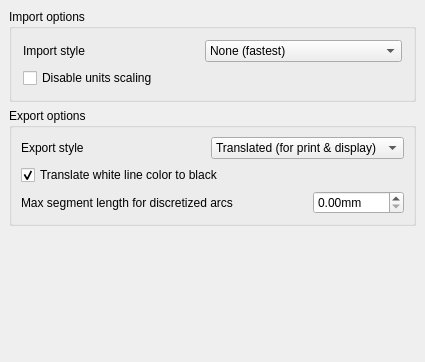
<?xml version="1.0" encoding="UTF-8"?>
<ui version="4.0">
 <class>Gui::Dialog::DlgSettingsDraft</class>
 <widget class="QWidget" name="Gui::Dialog::DlgSettingsDraft">
  <property name="geometry">
   <rect>
    <x>0</x>
    <y>0</y>
    <width>425</width>
    <height>362</height>
   </rect>
  </property>
  <property name="windowTitle">
   <string>SVG</string>
  </property>
  <layout class="QVBoxLayout">
   <property name="spacing">
    <number>6</number>
   </property>
   <property name="margin">
    <number>9</number>
   </property>
   <item>
    <widget class="QGroupBox" name="groupBox">
     <property name="title">
      <string>Import options</string>
     </property>
     <layout class="QVBoxLayout" name="verticalLayout">
      <item>
       <layout class="QHBoxLayout" name="_4">
        <property name="spacing">
         <number>6</number>
        </property>
        <property name="margin">
         <number>0</number>
        </property>
        <item>
         <widget class="QLabel" name="textLabel1_5">
          <property name="text">
           <string>Import style</string>
          </property>
         </widget>
        </item>
        <item>
         <widget class="Gui::PrefComboBox" name="gui::prefcombobox_3">
          <property name="toolTip">
           <string>This is the method chosen for importing SVG object color into FreeCAD.</string>
          </property>
          <property name="currentIndex">
           <number>0</number>
          </property>
          <property name="prefEntry" stdset="0">
           <cstring>svgstyle</cstring>
          </property>
          <property name="prefPath" stdset="0">
           <cstring>Mod/Draft</cstring>
          </property>
          <item>
           <property name="text">
            <string>None (fastest)</string>
           </property>
          </item>
          <item>
           <property name="text">
            <string>Use default color and linewidth</string>
           </property>
          </item>
          <item>
           <property name="text">
            <string>Original color and linewidth</string>
           </property>
          </item>
         </widget>
        </item>
       </layout>
      </item>
      <item>
       <layout class="QHBoxLayout" name="horizontalLayout">
        <item>
         <widget class="Gui::PrefCheckBox" name="checkBox">
          <property name="toolTip">
           <string>If this is checked, no units conversion will occur. One unit in the SVG file will translate as one millimeter.</string>
          </property>
          <property name="text">
           <string>Disable units scaling</string>
          </property>
          <property name="checked">
           <bool>false</bool>
          </property>
          <property name="prefEntry" stdset="0">
           <cstring>svgDisableUnitScaling</cstring>
          </property>
          <property name="prefPath" stdset="0">
           <cstring>Mod/Draft</cstring>
          </property>
         </widget>
        </item>
       </layout>
      </item>
     </layout>
    </widget>
   </item>
   <item>
    <widget class="QGroupBox" name="GroupBox12_2">
     <property name="title">
      <string>Export options</string>
     </property>
     <layout class="QVBoxLayout" name="_3">
      <property name="spacing">
       <number>6</number>
      </property>
      <property name="margin">
       <number>9</number>
      </property>
      <item>
       <layout class="QHBoxLayout" name="horizontalLayout_9">
        <item>
         <widget class="QLabel" name="label_2">
          <property name="text">
           <string>Export style</string>
          </property>
         </widget>
        </item>
        <item>
         <widget class="Gui::PrefComboBox" name="svg_export_style_combobox">
          <property name="toolTip">
           <string>Style of SVG file to write when exporting a Sketch.</string>
          </property>
          <property name="currentIndex">
           <number>0</number>
          </property>
          <property name="prefEntry" stdset="0">
           <cstring>svg_export_style</cstring>
          </property>
          <property name="prefPath" stdset="0">
           <cstring>Mod/Draft</cstring>
          </property>
          <item>
           <property name="text">
            <string>Translated (for print &amp; display)</string>
           </property>
          </item>
          <item>
           <property name="text">
            <string>Raw (for CAM)</string>
           </property>
          </item>
         </widget>
        </item>
       </layout>
      </item>
      <item>
       <layout class="QHBoxLayout" name="horizontalLayout_10">
        <item>
         <widget class="Gui::PrefCheckBox" name="gui::prefcheckbox_6">
          <property name="toolTip">
           <string>When exporting SVG views, make all white linework appear in black, for better readability against white backgrounds</string>
          </property>
          <property name="text">
           <string>Translate white line color to black</string>
          </property>
          <property name="checked">
           <bool>true</bool>
          </property>
          <property name="prefEntry" stdset="0">
           <cstring>SvgLinesBlack</cstring>
          </property>
          <property name="prefPath" stdset="0">
           <cstring>Mod/Draft</cstring>
          </property>
         </widget>
        </item>
       </layout>
      </item>
      <item>
       <layout class="QHBoxLayout" name="horizontalLayout_2">
        <item>
         <widget class="QLabel" name="label">
          <property name="text">
           <string>Max segment length for discretized arcs</string>
          </property>
          <property name="buddy">
           <cstring></cstring>
          </property>
         </widget>
        </item>
        <item>
         <spacer name="horizontalSpacer">
          <property name="orientation">
           <enum>Qt::Horizontal</enum>
          </property>
          <property name="sizeHint" stdset="0">
           <size>
            <width>40</width>
            <height>20</height>
           </size>
          </property>
         </spacer>
        </item>
        <item>
         <widget class="Gui::PrefDoubleSpinBox" name="doubleSpinBox">
          <property name="toolTip">
           <string>When arcs are projected, if your version of OpenCasCade doesn't support arc projection, these arcs will be discretized into small line segments. This value is the maximum segment length.</string>
          </property>
          <property name="suffix">
           <string>mm</string>
          </property>
          <property name="maximum">
           <double>9999.989999999999782</double>
          </property>
          <property name="prefEntry" stdset="0">
           <cstring>svgDiscretization</cstring>
          </property>
          <property name="prefPath" stdset="0">
           <cstring>Mod/Draft</cstring>
          </property>
         </widget>
        </item>
       </layout>
      </item>
     </layout>
    </widget>
   </item>
   <item>
    <spacer name="verticalSpacer">
     <property name="orientation">
      <enum>Qt::Vertical</enum>
     </property>
     <property name="sizeHint" stdset="0">
      <size>
       <width>20</width>
       <height>40</height>
      </size>
     </property>
    </spacer>
   </item>
  </layout>
 </widget>
 <layoutdefault spacing="6" margin="11"/>
 <pixmapfunction>qPixmapFromMimeSource</pixmapfunction>
 <customwidgets>
  <customwidget>
   <class>Gui::PrefCheckBox</class>
   <extends>QCheckBox</extends>
   <header>Gui/PrefWidgets.h</header>
  </customwidget>
  <customwidget>
   <class>Gui::PrefComboBox</class>
   <extends>QComboBox</extends>
   <header>Gui/PrefWidgets.h</header>
  </customwidget>
  <customwidget>
   <class>Gui::PrefDoubleSpinBox</class>
   <extends>QDoubleSpinBox</extends>
   <header>Gui/PrefWidgets.h</header>
  </customwidget>
 </customwidgets>
 <resources/>
 <connections/>
</ui>
